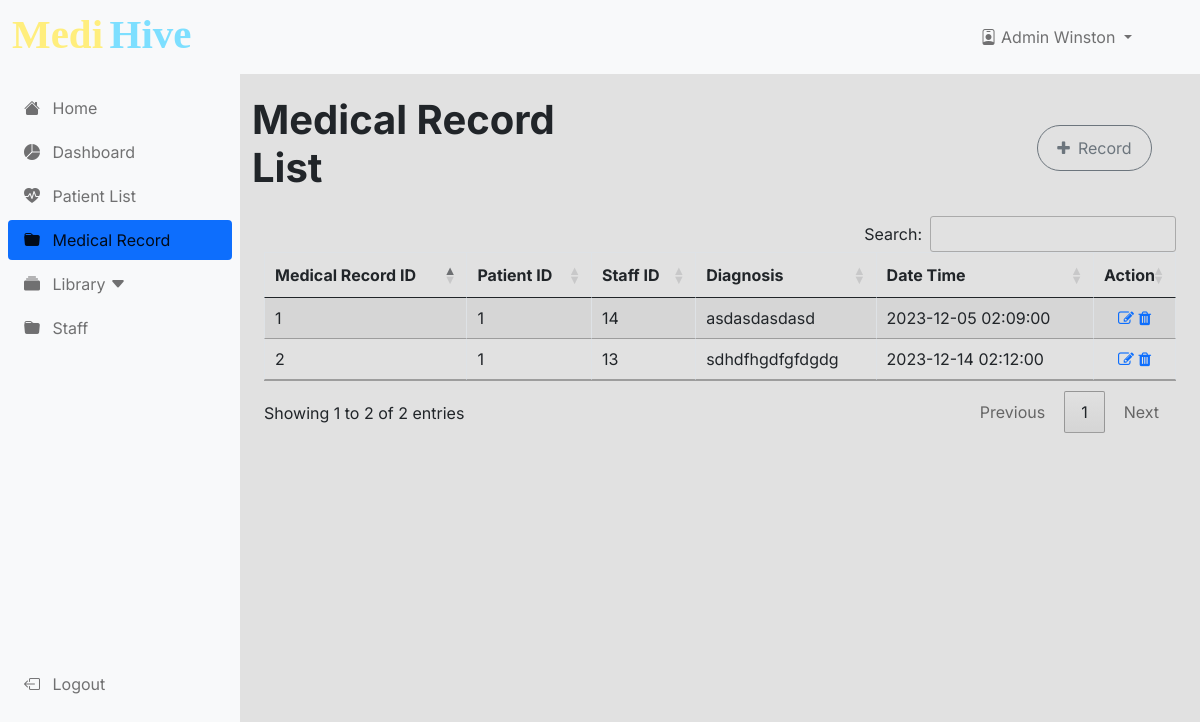
Page /pages/admin/medical-record.php (signed in) on the committed database.
### tables this page shows
CREATE TABLE `medical_record` (
  `consultationID` int(11) NOT NULL,
  `patientID` int(11) NOT NULL,
  `staffID` int(11) NOT NULL,
  `datetime` datetime NOT NULL,
  `diagnosis` varchar(255) NOT NULL
);

### classes/medicalrecord.class.php (called while the page is built, shortened)
<?php
require_once 'database.php';
class MedicalRecord
{
    protected $db;
    function __construct()
    {
        $this->db = new Database();
    }
    function show()
    {
        if ($_SESSION['role'] == 'Admin') {
            $sql = "SELECT * FROM medical_record";
        }else{
            $sql = "SELECT * FROM medical_record WHERE staffID =".$_SESSION['data']['staffID'];
        }
        $query = $this->db->connect()->prepare($sql);
        $data = null;
        if ($query->execute()) {
            $data = $query->fetchAll();
        }
        return $data;
    }
}
?>

### classes/database.php (called while the page is built, shortened)
<?php
class Database {
    private $server = "localhost";
    private $dbname = 'medihive';
    private $user = "root";
    private $pass = '';
    private $connection;
    public function connect() {
        try{
            $this->connection = new PDO("mysql:host=$this->server;dbname=$this->dbname", $this->user, $this->pass);
            $this->connection->setAttribute(PDO::ATTR_ERRMODE, PDO::ERRMODE_EXCEPTION);
        } catch(PDOException $e) {
            die("Connection failed: " . $this->connection->connect_error);
        }
        return $this->connection;
    }
}
?>

### pages/admin/medical-record.php (the view, shortened to what this page needs)
<!DOCTYPE html>
<html lang="en">
<?php
require_once('db-head.php');
?>
<body>
    <?php
    require_once('../../classes/database.php');
    require_once('db-navbar.php');
    require_once('db-sidenav.php');
    ?>
    <main>
        <div class="container-fluid">
            <div class="row d-flex align-items-center mb-3">
                <h1 class="col-sm-12 col-lg-5 d-flex justify-content-center" style="font-weight: 700;">Medical Record
                    List
                </h1>
                <button class="btn btn-add btn-outline-secondary col-sm-12 col-lg-7 d-flex justify-content-center align-items-center ms-auto me-5"
                    style="max-width: 115px; min-height: 46px; border-radius: 25px;" id="addbutt"
                    onclick="location.href='addmedicalrecord.php';">
                    <i class="fa fa-plus brand-color me-2" aria-hidden="true"></i>
                    Record</button>
            </div>
        </div>
        <?php
        require_once '../../classes/medicalrecord.class.php';
        ?>
        <?php
        $medicalrecord = new MedicalRecord();
        $medicalrecordArray = $medicalrecord->show();
        ?>
        <div class="lamesa table-responsive-lg mx-auto">
            <table id="medicalrecord" class="table mx-auto table-responsive-lg table-sm table-striped table-bordered">
                <thead>
                    <tr>
                        <th scope="col">Medical Record ID</th>
                        <th scope="col">Patient ID</th>
                        <th scope="col">Staff ID</th>
                        <th scope="col">Diagnosis</th>
                        <th scope="col">Date Time</th>
                        <th scope="col" width="5%">Action</th>
                    </tr>
                </thead>
                <tbody id="medicalrecordTableBody">
                    <?php
                    if ($medicalrecordArray) {
                        foreach ($medicalrecordArray as $item) {
                            ?>
                            <tr>
                                <td>
                                    <?= $item['consultationID'] ?>
                                </td>
                                <td>
                                    <?= $item['patientID'] ?>
                                </td>
                                <td>
                                    <?= $item['staffID'] ?>
                                </td>
                                <td>
                                    <?= $item['diagnosis'] ?>
                                </td>
                                <td>
                                    <?= $item['datetime'] ?>
                                </td>
                                <td class="text-center">
                                     <?php
                                        if(isset( $_SESSION['role'])){
                                            if( $_SESSION['role'] == "Admin") {
                                    ?>
                                    <a href="editmedicalrecord.php?id=<?php echo $item['consultationID']; ?>"><i
                                            class="fa fa-pencil-square-o" aria-hidden="true"></i></a>
                                    <a href="deletemedicalrecord.php?id=<?php echo $item['consultationID']; ?>"
                                        onclick="return confirm('Are you sure you want to delete record #<?php echo $item['consultationID'] ?> ?')"><i
                                            class="fa fa-trash" aria-hidden="true"></i></a>
                                    <?php
                                            }
                                        }
                                    ?>
                                </td>
                            </tr>
                            <?php
                        }
                    }
                    ?>
                </tbody>
            </table>
        </div>
    </main>
</body>
</html>

### css/admins.css (style rules this page uses)
* { margin: 0; padding: 0; font-size: 1rem; box-sizing: border-box; font-family: "Inter", sans-serif; }
body { background-color: #e1e1e1; }
:root { --offcanvas-width: 240px; --topbarHeight: 9%; --topmainHeight: 8%; --formHeight: 30%; }
@media screen and (min-width: 992px) { body { overflow: auto !important; } }
@media screen and (min-width: 992px) { main { margin-top: var(--topmainHeight); margin-left: var(--offcanvas-width); } }
@media screen and (min-width:768px) { main { margin-top: 8%; } }
.lamesa { width: 100%; max-height: 340px; }

### rows in the picture
medical_record: consultationID "1", patientID "1", staffID "14", diagnosis "asdasdasdasd", datetime "2023-12-05 02:09:00"
medical_record: consultationID "2", patientID "1", staffID "13", diagnosis "sdhdfhgdfgfdgdg", datetime "2023-12-14 02:12:00"

### other values in the picture
$_SESSION['data']['role'] "Admin"
$_SESSION['data']['firstName'] "Winston"
